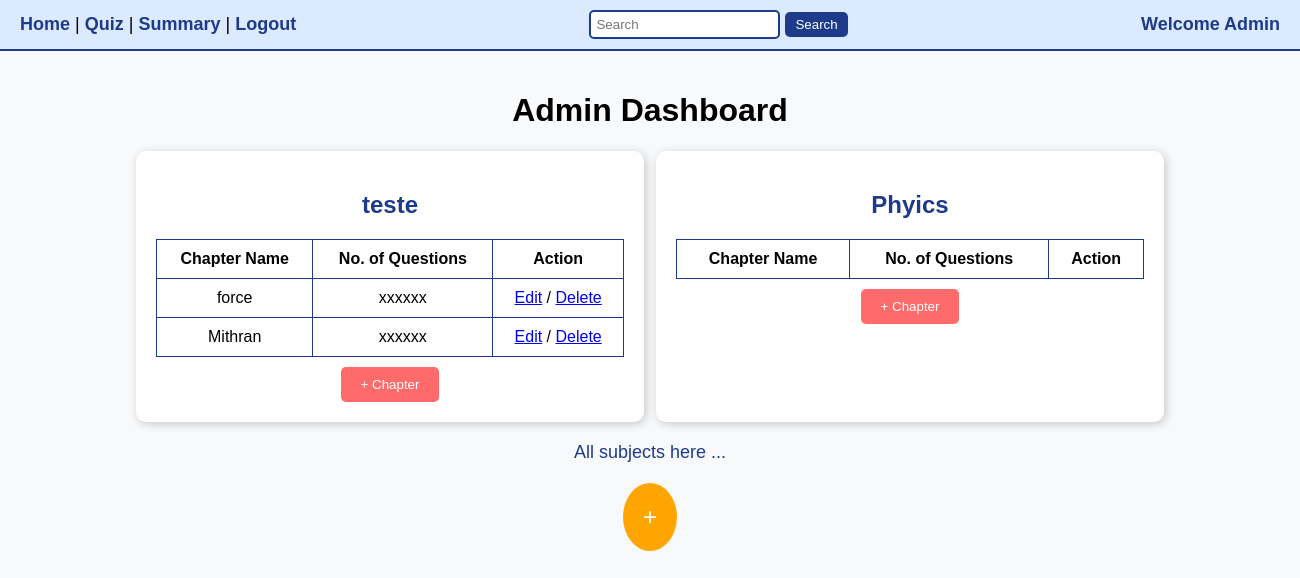
The page /admin_dashboard (signed in) on the database as committed earlier.
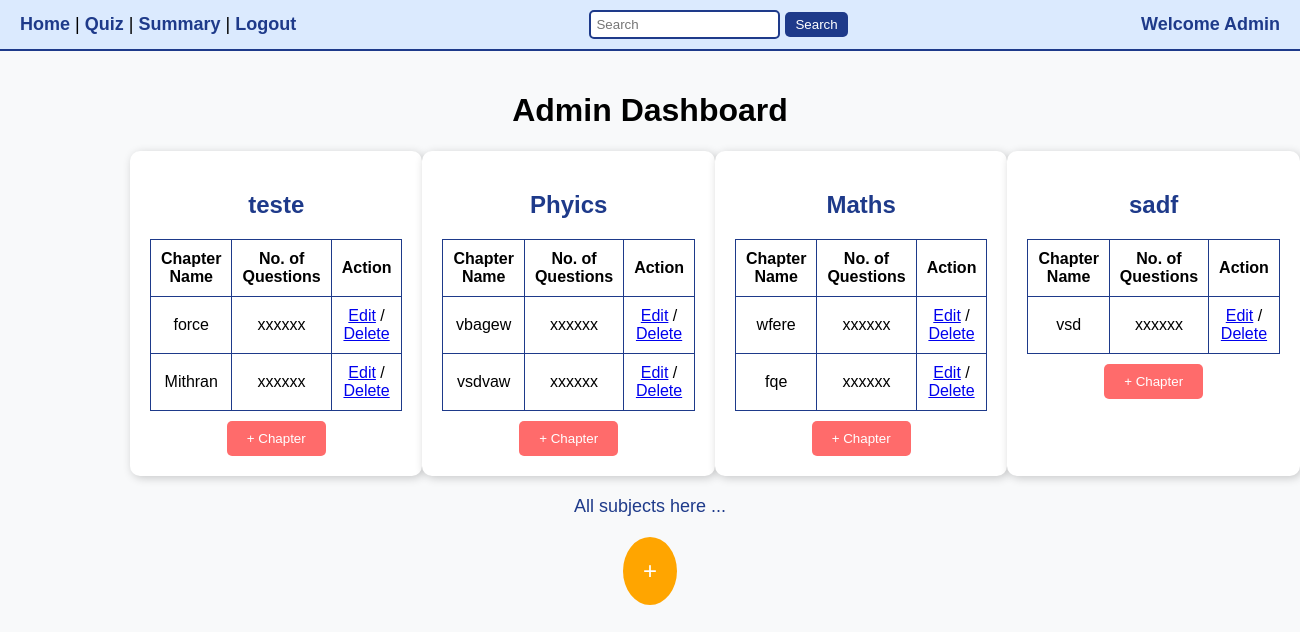
The same page on the database as committed later.
### app.py (models this page shows, shortened)
class Subject(db.Model):
    id = db.Column(db.Integer, primary_key=True)
    name = db.Column(db.String(200), nullable=False)
    description = db.Column(db.Text, nullable=True)

class Chapter(db.Model):
    id = db.Column(db.Integer, primary_key=True)
    subject_id = db.Column(db.Integer, db.ForeignKey('subject.id'), nullable=False)
    name = db.Column(db.String(200), nullable=False)
    description = db.Column(db.Text, nullable=True)
    subject = db.relationship('Subject', backref=db.backref('chapters', lazy=True))

### app.py (the view)
@app.route('/admin_dashboard')
def admin_dashboard():
    if 'user_id' not in session or not session.get('is_admin'):
        flash('Access denied! Admins only.', 'danger')
        return redirect(url_for('login'))
    subjects = Subject.query.all()
    return render_template('admin.html', subjects=subjects)

### templates/admin.html (shortened to what this page needs)
<!DOCTYPE html>
<html lang="en">
<head>
    <link rel="stylesheet" href="{{ url_for('static', filename='admin.css') }}">
</head>
<body>
    <div class="header">
        <div class="nav-links">
            <a href="{{ url_for('admin_dashboard') }}">Home</a> |
            <a href="{{ url_for('quiz_management') }}">Quiz</a> |
            <a href="{{ url_for('summary') }}">Summary</a> |
            <a href="{{ url_for('logout') }}">Logout</a>
        </div>
        <div class="search-box">
            <input type="text" placeholder="Search">
            <button>Search</button>
        </div>
        <div class="admin-welcome">
            Welcome Admin
        </div>
    </div>
    <div class="dashboard-container">
        <h1>Admin Dashboard</h1>
        <div class="subjects-container">
            {% for subject in subjects %}
            <div class="subject-card">
                <h2>{{ subject.name }}</h2>
                <table>
                    <tr>
                        <th>Chapter Name</th>
                        <th>No. of Questions</th>
                        <th>Action</th>
                    </tr>
                    {% for chapter in subject.chapters %}
                    <tr>
                        <td>{{ chapter.name }}</td>
                        <td>xxxxxx</td>
                        <td>
                            <a href="#">Edit</a> / <a href="#">Delete</a>
                        </td>
                    </tr>
                    {% endfor %}
                </table>
                <a href="{{ url_for('new_chap', sub_id=subject.id) }}">
                <button class="add-chapter">+ Chapter</button>
                </a>
            </div>
            {% endfor %}
        </div>
        <p class="all-subjects">All subjects here ...</p>
        <div class="add-subject">
            <a href="{{ url_for('new_sub') }}">
                <button class="add-subject-btn">+</button>
            </a>
        </div>
    </div>
</body>
</html>

### static/admin.css (style rules this page uses)
body { font-family: Arial, sans-serif; background-color: #f8f9fa; margin: 0; padding: 0; text-align: center; }
.header { display: flex; justify-content: space-between; align-items: center; background-color: #dbeafe; padding: 10px 20px; font-size: 18px; border-bottom: 2px solid #1e3a8a; }
.nav-links a { text-decoration: none; color: #1e3a8a; font-weight: bold; }
.search-box input { padding: 5px; border: 2px solid #1e3a8a; border-radius: 5px; }
.search-box button { background-color: #1e3a8a; color: white; border: none; padding: 5px 10px; cursor: pointer; border-radius: 5px; }
.admin-welcome { font-weight: bold; color: #1e3a8a; }
.dashboard-container { width: 80%; margin: auto; padding: 20px; }
.subjects-container { display: flex; justify-content: space-around; margin-top: 20px; }
.subject-card { background-color: white; padding: 20px; border-radius: 10px; box-shadow: 2px 2px 10px rgba(0, 0, 0, 0.2); width: 45%; text-align: center; }
.subject-card h2 { color: #1e3a8a; }
table { width: 100%; border-collapse: collapse; margin-top: 10px; }
table, th, td { border: 1px solid #1e3a8a; }
th, td { padding: 10px; text-align: center; }
.add-chapter { background-color: #ff6b6b; color: white; border: none; padding: 10px 20px; border-radius: 5px; margin-top: 10px; cursor: pointer; }
.all-subjects { font-size: 18px; color: #1e3a8a; margin-top: 20px; }
.add-subject { margin-top: 20px; }
.add-subject-btn { background-color: orange; color: white; border: none; padding: 20px; font-size: 24px; border-radius: 50%; cursor: pointer; }

Rows that differ between the two databases and show on the page:
added Chapter: name "vbagew", shown under Subject "Phyics"
added Chapter: name "vsdvaw", shown under Subject "Phyics"
added Subject: name "Maths"
added Chapter: name "wfere", shown under "Maths"
added Chapter: name "fqe", shown under "Maths"
added Subject: name "sadf"
added Chapter: name "vsd", shown under "sadf"
